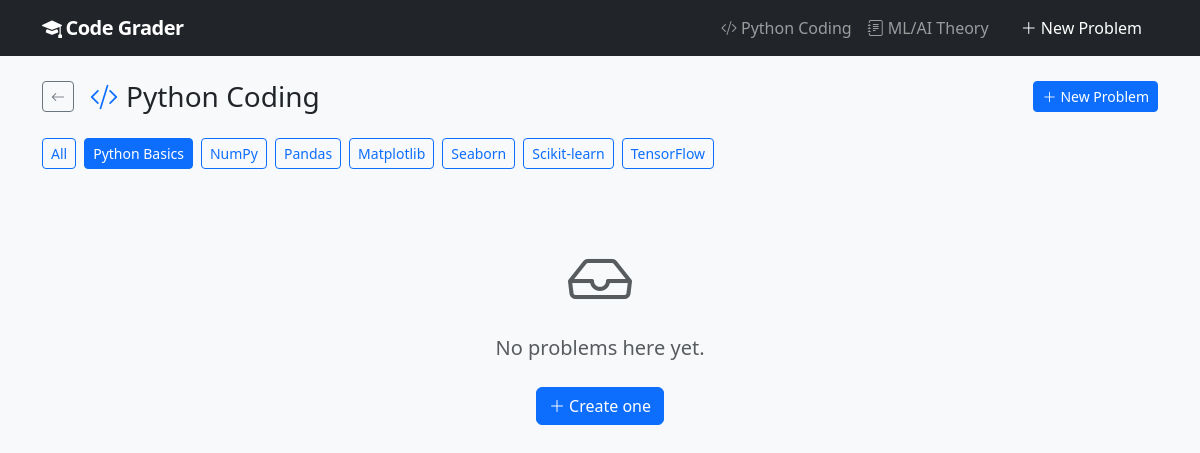
/coding/python_basics/, run on an earlier commit of the app's database.
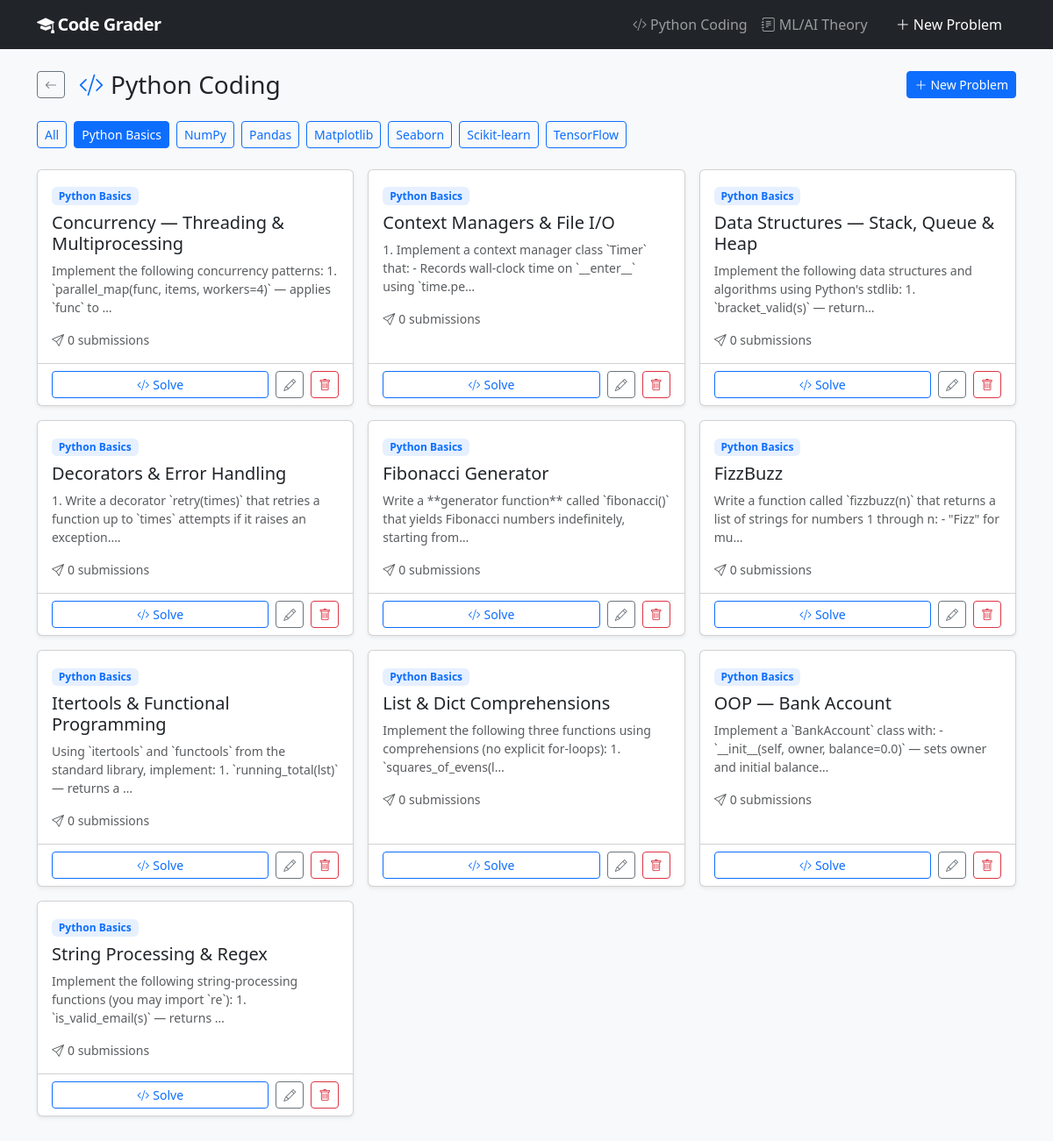
And on a later commit of the database.
### grader/models.py (models this page shows, shortened)
class Problem(models.Model):
    class Category(models.TextChoices):
        CODING = "coding", "Python Coding"
        THEORY = "theory", "ML/AI Theory"
    title = models.CharField(max_length=200)
    description = models.TextField(help_text="Full problem description shown to students.")
    grading_criteria = models.TextField(
        help_text="Criteria Claude will use to evaluate submissions."
    )
    example_input = models.TextField(blank=True)
    example_output = models.TextField(blank=True)
    category = models.CharField(
        max_length=20,
        choices=Category.choices,
        default=Category.CODING,
        db_index=True,
    )
    subject_area = models.CharField(
        max_length=50,
        choices=ALL_SUBJECT_AREAS,
        default="python_basics",
        db_index=True,
    )
    created_at = models.DateTimeField(auto_now_add=True)
    updated_at = models.DateTimeField(auto_now=True)
    class Meta:
        ordering = ["subject_area", "title"]
    @property
    def subject_label(self):
        return dict(ALL_SUBJECT_AREAS).get(self.subject_area, self.subject_area)

### grader/views.py (the view)
# urls.py: path("coding/", views.coding_list, name="coding_list"),
def coding_list(request, subject=None):
    qs = Problem.objects.filter(category="coding")
    active_subject = subject
    if subject:
        qs = qs.filter(subject_area=subject)
    return render(request, "grader/problem_list.html", {
        "problems": qs,
        "category": "coding",
        "category_label": "Python Coding",
        "subjects": CODING_SUBJECT_AREAS,
        "active_subject": active_subject,
        "accent": "primary",
        "icon": "bi-code-slash",
        "back_url": "coding_list",
    })

### templates/grader/problem_list.html (shortened to what this page needs)
{% extends "base.html" %}
{% block content %}
<div class="d-flex align-items-center mb-4 gap-3 flex-wrap">
  <a href="{% url 'home' %}" class="btn btn-sm btn-outline-secondary">
    <i class="bi bi-arrow-left"></i>
  </a>
  <h1 class="h3 mb-0 flex-grow-1">
    <i class="bi {{ icon }} me-2 text-{{ accent }}"></i>{{ category_label }}
  </h1>
  <a href="{% url 'problem_create' %}" class="btn btn-sm btn-{{ accent }}">
    <i class="bi bi-plus-lg me-1"></i>New Problem
  </a>
</div>
<div class="mb-4">
  <div class="d-flex flex-wrap gap-2">
    <a href="{% if category == 'coding' %}{% url 'coding_list' %}{% else %}{% url 'theory_list' %}{% endif %}"
       class="btn btn-sm {% if not active_subject %}btn-{{ accent }}{% else %}btn-outline-{{ accent }}{% endif %}">
      All
    </a>
    {% for s, label in subjects %}
    <a href="{% if category == 'coding' %}{% url 'coding_list_subject' s %}{% else %}{% url 'theory_list_subject' s %}{% endif %}"
       class="btn btn-sm {% if active_subject == s %}btn-{{ accent }}{% else %}btn-outline-{{ accent }}{% endif %}">
      {{ label }}
    </a>
    {% endfor %}
  </div>
</div>
{% if problems %}
<div class="row g-3">
  {% for problem in problems %}
  <div class="col-md-6 col-lg-4">
    <div class="card h-100 shadow-sm">
      <div class="card-body">
        <div class="mb-2">
          <span class="badge bg-{{ accent }} bg-opacity-10 text-{{ accent }} small">
            {{ problem.subject_label }}
          </span>
        </div>
        <h5 class="card-title">
          {{ problem.title|cut:"[Python Basics] "|cut:"[NumPy] "|cut:"[Pandas] "|cut:"[Matplotlib] "|cut:"[Seaborn] "|cut:"[Scikit-learn] "|cut:"[TensorFlow] "|cut:"[Regression] "|cut:"[Trees & Forests] "|cut:"[Classification] "|cut:"[Neural Networks] "|cut:"[Generative AI] " }}
        </h5>
        <p class="card-text text-muted small">
          {{ problem.description|truncatechars:110 }}
        </p>
        <div class="d-flex gap-2 text-muted small mt-2">
          <span><i class="bi bi-send me-1"></i>{{ problem.submissions.count }} submission{{ problem.submissions.count|pluralize }}</span>
        </div>
      </div>
      <div class="card-footer bg-transparent d-flex gap-2">
        <a href="{% url 'problem_detail' problem.pk %}" class="btn btn-sm btn-outline-{{ accent }} flex-grow-1">
          {% if category == 'theory' %}<i class="bi bi-pencil-square me-1"></i>Answer
          {% else %}<i class="bi bi-code-slash me-1"></i>Solve
          {% endif %}
        </a>
        <a href="{% url 'problem_edit' problem.pk %}" class="btn btn-sm btn-outline-secondary">
          <i class="bi bi-pencil"></i>
        </a>
        <a href="{% url 'problem_delete' problem.pk %}" class="btn btn-sm btn-outline-danger">
          <i class="bi bi-trash"></i>
        </a>
      </div>
    </div>
  </div>
  {% endfor %}
</div>
{% else %}
<div class="text-center py-5 text-muted">
  <i class="bi bi-inbox display-3 d-block mb-3"></i>
  <p class="lead">No problems here yet.</p>
  <a href="{% url 'problem_create' %}" class="btn btn-{{ accent }} mt-2">
    <i class="bi bi-plus-lg me-1"></i>Create one
  </a>
</div>
{% endif %}
{% endblock %}

### templates/base.html (shortened to what this page needs)
<!DOCTYPE html>
<html lang="en">
<head>
  <link
    href="https://cdn.jsdelivr.net/npm/bootstrap@5.3.3/dist/css/bootstrap.min.css"
    rel="stylesheet"
  />
  <link
    rel="stylesheet"
    href="https://cdn.jsdelivr.net/npm/bootstrap-icons@1.11.3/font/bootstrap-icons.min.css"
  />
  <link
    rel="stylesheet"
    href="https://cdn.jsdelivr.net/gh/highlightjs/cdn-release@11.9.0/build/styles/github-dark.min.css"
  />
</head>
<body>
  <nav class="navbar navbar-expand-lg navbar-dark bg-dark mb-4">
    <div class="container">
      <a class="navbar-brand" href="{% url 'home' %}">
        <i class="bi bi-mortarboard-fill me-1"></i>Code Grader
      </a>
      <div class="navbar-nav ms-auto">
        <a class="nav-link" href="{% url 'coding_list' %}">
          <i class="bi bi-code-slash me-1"></i>Python Coding
        </a>
        <a class="nav-link" href="{% url 'theory_list' %}">
          <i class="bi bi-journal-text me-1"></i>ML/AI Theory
        </a>
        <a class="nav-link btn btn-sm btn-primary ms-2 text-white px-3"
           href="{% url 'problem_create' %}">
          <i class="bi bi-plus-lg"></i> New Problem
        </a>
      </div>
    </div>
  </nav>
  <div class="container pb-5">
    {% block content %}{% endblock %}
  </div>
</body>
</html>

### templates/base.html (style rules this page uses)
body { background-color: #f8f9fa; }
.navbar-brand { font-weight: 700; letter-spacing: -0.5px; }

What changed in the data, as far as the page shows it:
added Problem: subject_label "Python Basics", title "Concurrency — Threading & Multiprocessing", description "Implement the following concurrency patterns: 1. `parallel_map(func, items, workers=4)` — applies `func` to …", submissions.count "0"
added Problem: subject_label "Python Basics", title "Context Managers & File I/O", description "1. Implement a context manager class `Timer` that: - Records wall-clock time on `__enter__` using `time.pe…", submissions.count "0"
added Problem: subject_label "Python Basics", title "Data Structures — Stack, Queue & Heap", description "Implement the following data structures and algorithms using Python's stdlib: 1. `bracket_valid(s)` — return…", submissions.count "0"
added Problem: subject_label "Python Basics", title "Decorators & Error Handling", description "1. Write a decorator `retry(times)` that retries a function up to `times` attempts if it raises an exception.…", submissions.count "0"
added Problem: subject_label "Python Basics", title "Fibonacci Generator", description "Write a **generator function** called `fibonacci()` that yields Fibonacci numbers indefinitely, starting from…", submissions.count "0"
added Problem: subject_label "Python Basics", title "FizzBuzz", description "Write a function called `fizzbuzz(n)` that returns a list of strings for numbers 1 through n: - \"Fizz\" for mu…", submissions.count "0"
added Problem: subject_label "Python Basics", title "Itertools & Functional Programming", description "Using `itertools` and `functools` from the standard library, implement: 1. `running_total(lst)` — returns a …", submissions.count "0"
added Problem: subject_label "Python Basics", title "List & Dict Comprehensions", description "Implement the following three functions using comprehensions (no explicit for-loops): 1. `squares_of_evens(l…", submissions.count "0"
added Problem: subject_label "Python Basics", title "OOP — Bank Account", description "Implement a `BankAccount` class with: - `__init__(self, owner, balance=0.0)` — sets owner and initial balance…", submissions.count "0"
added Problem: subject_label "Python Basics", title "String Processing & Regex", description "Implement the following string-processing functions (you may import `re`): 1. `is_valid_email(s)` — returns …", submissions.count "0"
Also different on the page:
text no longer shown: "No problems here yet. Create one"
